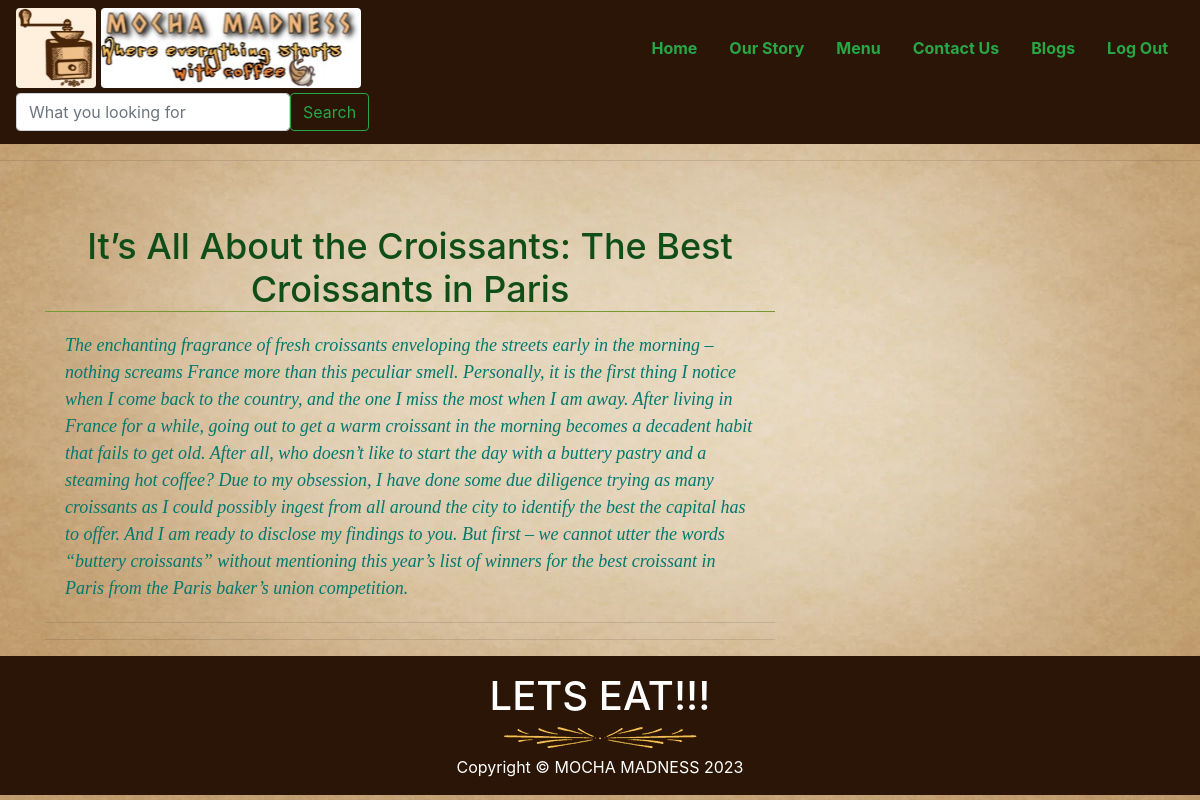
The app's page /readmore/3 with its own data.
### myapp/models.py (models this page shows)
class Blogs(models.Model):
    image=models.ImageField(upload_to='image/')
    title= models.CharField(max_length=60)
    desc=models.CharField(max_length=2000)
    postby=models.CharField(max_length=20)                              # can also take TextField instead of CharField

### myapp/views.py (the view)
# urls.py: path('readmore/<int:id>', views.readmore),
def readmore(request,id):
    data=Blogs.objects.get(id=id)
    return render(request,"readmore.html",{"data":data})

### myapp/Templates/readmore.html (shortened to what this page needs)
<!DOCTYPE html>
{% load static %}
{% include 'header.html' %}
<html lang="en">
<head>
  <link rel="stylesheet" href="https://stackpath.bootstrapcdn.com/bootstrap/4.3.1/css/bootstrap.min.css"
>
</head>
<body>
  <hr><br>
  <div class="container">
    <div class="row">
      <div class="col-lg-8">
        <h1 class="title text-center mt-4">{{data.title}}</h1>
        <p class="desc lead">
          {{data.desc}}
        </p>
        <hr>
        <hr>
        </div>
        </div>
      </div>
</body>
</html>
{% include 'footer.html' %}

### myapp/Templates/readmore.html (style rules this page uses)
body { background:url('/static/bg2.webp'); background-repeat : no-repeat; background-attachment: fixed; background-size: 100% 100%; }
.title { font-size:36px; color:#0f4d19; border-bottom:1px solid #779933; }
.desc { color : #01796f; font-weight:lighter; font-family:moonlight; font-style:italic; font-size:18px; margin: 20px }

### records on screen
Blogs: title "It’s All About the Croissants: The Best Croissants in Paris", desc "The enchanting fragrance of fresh croissants enveloping the streets early in the morning – nothing screams France more than this peculiar smell. Personally, it is the first thing I notice when I come back to the country, and the one I miss the most when I am away. After living in France for a while, going out to get a warm croissant in the morning becomes a decadent habit that fails to get old. After all, who doesn’t like to start the day with a buttery pastry and a steaming hot coffee? Due to my obsession, I have done some due diligence trying as many croissants as I could possibly ingest from all around the city to identify the best the capital has to offer. And I am ready to disclose my…"
